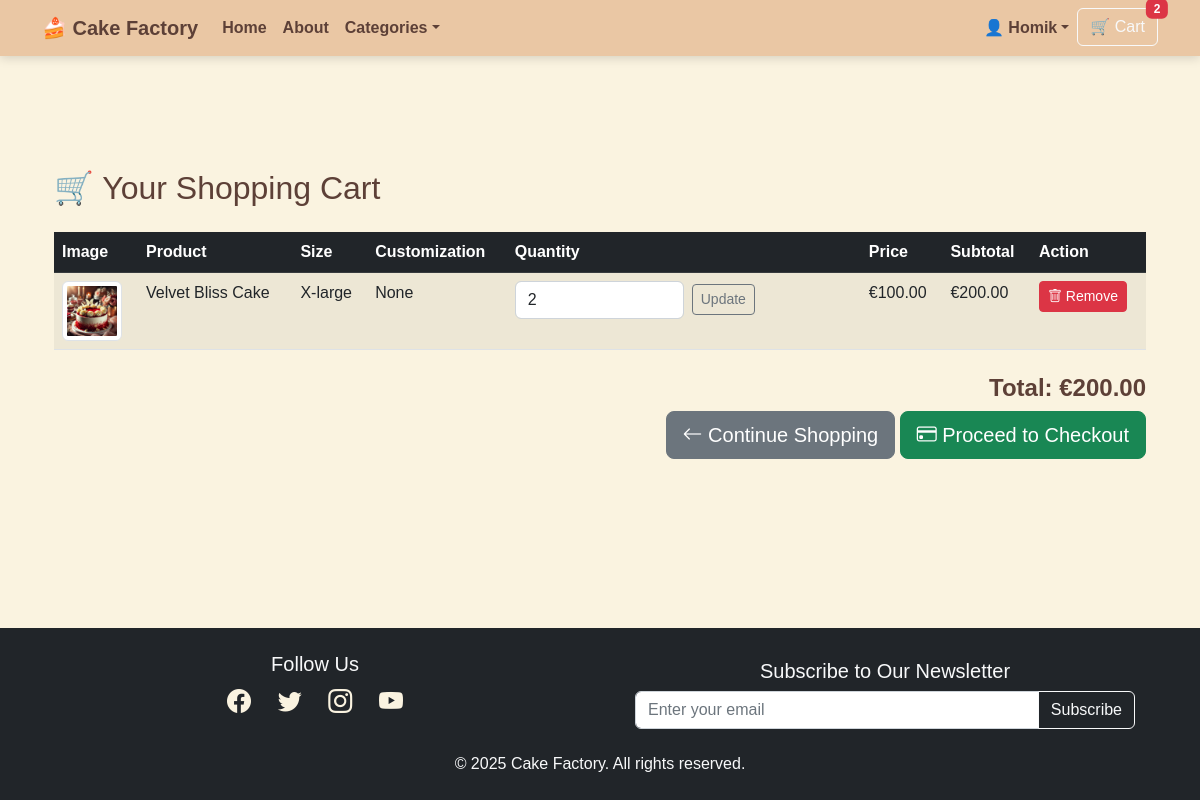
Page /orders/cart/ (signed in) on the committed database.
### users/models.py (models this page shows, shortened)
class CustomUser(AbstractUser):
    stripe_customer_id = models.CharField(max_length=50, blank=True, null=True, unique=True)
    shipping_full_name = models.CharField(max_length=100, blank=True, null=True)
    shipping_phone = models.CharField(max_length=20, blank=True, null=True)
    shipping_street_address1 = models.CharField(max_length=255, blank=True, null=True)
    shipping_street_address2 = models.CharField(max_length=255, blank=True, null=True)
    shipping_city = models.CharField(max_length=100, blank=True, null=True)
    shipping_postcode = models.CharField(max_length=20, blank=True, null=True)
    shipping_country = CountryField(blank_label="Select country", blank=True, null=True)
    billing_full_name = models.CharField(max_length=100, blank=True, null=True)
    billing_phone = models.CharField(max_length=20, blank=True, null=True)
    billing_street_address1 = models.CharField(max_length=255, blank=True, null=True)
    billing_street_address2 = models.CharField(max_length=255, blank=True, null=True)
    billing_city = models.CharField(max_length=100, blank=True, null=True)
    billing_postcode = models.CharField(max_length=20, blank=True, null=True)
    billing_country = CountryField(blank_label="Select country", blank=True, null=True)

### products/models.py (models this page shows, shortened)
class Product(models.Model):
    name = models.CharField(max_length=255, unique=True)
    slug = models.SlugField(unique=True, blank=True)
    description = models.TextField(blank=True)
    price = models.DecimalField(max_digits=10, decimal_places=2)
    category = models.ForeignKey(
        Category, on_delete=models.SET_NULL,
        null=True, blank=True, related_name="products"
    )
    flavor = models.ForeignKey(
        Flavor, on_delete=models.SET_NULL,
        null=True, blank=True, related_name="products"
    )
    sizes = models.ManyToManyField(
        Size, blank=True, related_name="products"
    )
    image = models.ImageField(upload_to="product_images/", blank=True, null=True)
    allergen_info = models.TextField(blank=True, help_text="E.g., Contains nuts, gluten-free")
    available = models.BooleanField(default=True) # If needed deactivate.
    created_at = models.DateTimeField(auto_now_add=True)

class Size(models.Model):
    name = models.CharField(max_length=100, unique=True)
    slug = models.SlugField(unique=True, blank=True)

### orders/views.py (the view, shortened to what this page needs)
# urls.py: path("cart/", views.cart_view, name="cart_view"),
def cart_view(request):
    cart_items = []
    total_price = 0
    if request.user.is_authenticated:
        db_cart_items = CartItem.objects.filter(user=request.user)
        for item in db_cart_items:
            subtotal = item.adjusted_price * item.quantity
            total_price += subtotal
            cart_items.append({
                "product_id": item.product.id,
                "size_id": item.size.id if item.size else None,
                "name": item.product.name,
                "image": item.product.image.url if item.product.image else None,
                "price": item.adjusted_price,
                "quantity": item.quantity,
                "size": item.size.name if item.size else "N/A",
                "customization": item.customization or "",
                "subtotal": subtotal,
                "update_url": reverse("cart_update", args=[item.product.id, item.size.id if item.size else 0]),
                "remove_url": reverse("cart_remove", args=[item.product.id, item.size.id if item.size else 0]),
            })
    return render(request, "orders/cart.html", {"cart": cart_items, "total_price": total_price})

### orders/context_processors.py (called while the page is built)
def cart_context(request):
    cart_items = 0
    cart_total_price = 0.0
    if request.user.is_authenticated:
        cart_items_qs = CartItem.objects.filter(user=request.user)
        cart_items = sum(item.quantity for item in cart_items_qs)
        cart_total_price = sum(item.line_total for item in cart_items_qs)
    else:
        session_cart = request.session.get("cart", {})
        cart_items = sum(item["quantity"] for item in session_cart.values())
        cart_total_price = sum(float(item["price"]) * int(item["quantity"]) for item in session_cart.values())
    return {"cart_items": cart_items, "cart_total_price": cart_total_price}

### orders/models.py (called while the page is built)
    @property
    def adjusted_price(self):
        SIZE_PRICE_ADJUSTMENT = {
            "Small": 0,
            "Large": 20,
            "X-large": 40
        }
        base_price = self.product.price or 0
        size_adjustment = SIZE_PRICE_ADJUSTMENT.get(self.size.name if self.size else "Small", 0)
        return base_price + size_adjustment

    @property
    def line_total(self):
        return (self.adjusted_price or 0) * self.quantity

### products/context_processors.py (called while the page is built)
def categories_context(request):
    return {
        'categories': Category.objects.all()
    }

### orders/templates/orders/cart.html (shortened to what this page needs)
{% extends "base.html" %}
{% load static %}
{% block content %}
<div class="container">
    <h2 class="mb-4">🛒 Your Shopping Cart</h2>
    {% if cart %}
    <table class="table table-striped">
        <thead class="table-dark">
            <tr>
                <th>Image</th>
                <th>Product</th>
                <th>Size</th>
                <th>Customization</th>
                <th>Quantity</th>
                <th>Price</th>
                <th>Subtotal</th>
                <th>Action</th>
            </tr>
        </thead>
        <tbody>
            {% for item in cart %}
            <tr>
                <td>
                    {% if item.image %}
                        <img src="{{ item.image }}" alt="{{ item.name }}" class="img-thumbnail" width="60">
                    {% else %}
                        <img src="{% static 'img/no-image.jpg' %}" alt="No Image" class="img-thumbnail" width="60">
                    {% endif %}
                </td>
                <td>{{ item.name }}</td>
                <td>{{ item.size|default:"N/A" }}</td>
                <td>{{ item.customization|default:"None" }}</td>
                <td>
                    <form method="POST" action="{{ item.update_url }}" class="d-flex align-items-center">
                        <input type="number" name="quantity" value="{{ item.quantity }}" min="1" class="form-control w-50">
                        <button type="submit" class="btn btn-sm btn-outline-secondary ms-2">Update</button>
                    </form>
                </td>
                <td>€{{ item.price|floatformat:2 }}</td>
                <td>€{{ item.subtotal|floatformat:2 }}</td>
                <td>
                    <a href="{{ item.remove_url }}" class="btn btn-danger btn-sm">
                        <i class="bi bi-trash"></i> Remove
                    </a>
                </td>
            </tr>
            {% endfor %}
        </tbody>
    </table>
    <div class="text-end mt-4">
        <h4><strong>Total: €{{ total_price|floatformat:2 }}</strong></h4>
         <a href="{% url 'product_list' %}" class="btn btn-secondary btn-lg">
            <i class="bi bi-arrow-left"></i> Continue Shopping
        </a>
        <a href="{% url 'checkout' %}" class="btn btn-success btn-lg">
            <i class="bi bi-credit-card"></i> Proceed to Checkout
        </a>
    </div>
    {% else %}
    <p class="alert alert-warning">Your cart is empty! Start shopping now.</p>
    <a href="{% url 'product_list' %}" class="btn btn-primary">Browse Products</a>
    {% endif %}
</div>
{% endblock %}

### templates/base.html (shortened to what this page needs)
{% load static %}
<!DOCTYPE html>
<html lang="en">
<head>
    <link href="https://cdn.jsdelivr.net/npm/bootstrap-icons/font/bootstrap-icons.css" rel="stylesheet">
    <link href="https://cdn.jsdelivr.net/npm/bootstrap@5.2.3/dist/css/bootstrap.min.css" rel="stylesheet">
    <link href="{% static 'css/styles.css' %}" rel="stylesheet">
</head>
<body>
    <nav class="navbar navbar-expand-lg navbar-dark fixed-top glass-navbar">
        <div class="container">
            <a class="navbar-brand fw-bold" href="{% url 'home' %}">🍰 Cake Factory</a>
            <div class="collapse navbar-collapse" id="navbarContent">
                <ul class="navbar-nav me-auto">
                    <li class="nav-item"><a class="nav-link" href="{% url 'home' %}">Home</a></li>
                    <li class="nav-item"><a class="nav-link" href="#">About</a></li>
                    <li class="nav-item dropdown">
                        <a class="nav-link dropdown-toggle" href="#" id="categoriesDropdown" role="button"
                            data-bs-toggle="dropdown">Categories</a>
                    </li>
                </ul>
                <ul class="navbar-nav ms-auto">
                    <li class="nav-item dropdown">
                        <a class="nav-link dropdown-toggle" href="#" id="accountDropdown" role="button"
                            data-bs-toggle="dropdown">{% if user.is_authenticated %}👤 {{ user.username }}{% else %}My
                            Account{% endif %}</a>
                    </li>
                    <li class="nav-item">
                        <a class="btn btn-outline-light position-relative" href="{% url 'cart_view' %}">
                            🛒 Cart
                            <span class="position-absolute top-0 start-100 translate-middle badge bg-danger">
                                {{ cart_items|default:0 }}
                            </span>
                        </a>
                    </li>
                </ul>
            </div>
        </div>
    </nav>
    <main class="container py-5">
        {% block content %}{% endblock %}
    </main>
    <footer class="footer bg-dark text-light py-4">
        <div class="container text-center">
            <div class="row align-items-center">
                <div class="col-md-6 mb-3">
                    <h5>Follow Us</h5>
                    <div class="social-icons">
                        <a href="https://www.facebook.com/yourpage" target="_blank"><i class="bi bi-facebook"></i></a>
                        <a href="https://twitter.com/yourpage" target="_blank"><i class="bi bi-twitter"></i></a>
                        <a href="https://www.instagram.com/yourpage" target="_blank"><i class="bi bi-instagram"></i></a>
                        <a href="https://www.youtube.com/yourchannel" target="_blank"><i class="bi bi-youtube"></i></a>
                    </div>
                </div>
                <div class="col-md-6">
                    <h5>Subscribe to Our Newsletter</h5>
                    <form id="newsletter-form" method="POST" action="{% url 'newsletter_signup' %}" class="newsletter">
                        <div class="input-group">
                            <input type="email" name="email" class="form-control" placeholder="Enter your email"
                                required>
                            <button class="btn btn-outline-light" type="submit">Subscribe</button>
                        </div>
                    </form>
                </div>
            </div>
            <p class="mt-3 mb-0">&copy; 2025 Cake Factory. All rights reserved.</p>
        </div>
    </footer>
</body>
</html>

### static/css/styles.css (style rules this page uses)
html, body { height: 100%; display: flex; flex-direction: column; }
body { background-color: #FAF3E0; font-family: 'Poppins', sans-serif; color: #5D4037; }
.navbar { background-color: rgba(232, 195, 158, 0.9); box-shadow: 0px 2px 10px rgba(0, 0, 0, 0.15); backdrop-filter: blur(10px); }
.navbar-brand, .navbar-nav .nav-link { color: #5D4037 !important; font-weight: bold; }
main { flex: 1; display: flex; flex-direction: column; align-items: center; justify-content: center; padding: 120px 20px 40px; width: 100%; max-width: 1200px; margin: 0 auto; }
.py-5 { padding-top: 0 !important; padding-bottom: 0 !important; }
.footer { background-color: #5D4037; color: #FAF3E0; padding: 20px 0; text-align: center; flex-shrink: 0; }
.footer .social-icons { font-size: 1.5rem; }
.footer .social-icons a { color: #FAF3E0; margin: 0 10px; transition: 0.3s; }
.footer .newsletter { max-width: 500px; margin: auto; }

### templates/base.html (style rules this page uses)
html, body { height: 100%; display: flex; flex-direction: column; }
main { flex: 1; padding-top: 80px; }
.footer { flex-shrink: 0; }

### rows in the picture
CustomUser: username "Homik"
Product: name "Velvet Bliss Cake"
Size: size "X-large"

### other values in the picture
{{ cart_items|default:0 }} "2"
{{ item.customization|default:"None" }} "None"
{{ item.price|floatformat:2 }} "100.00"
{{ item.subtotal|floatformat:2 }} "200.00"
{{ total_price|floatformat:2 }} "200.00"
